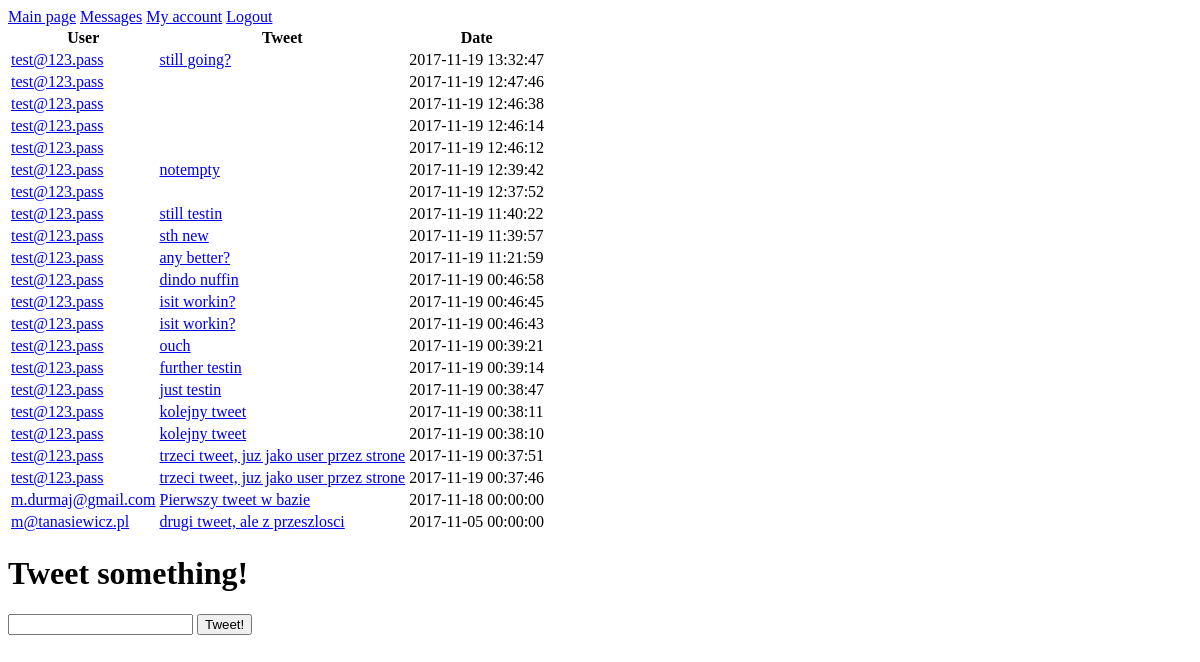
The page / (signed in) on the database as committed earlier.
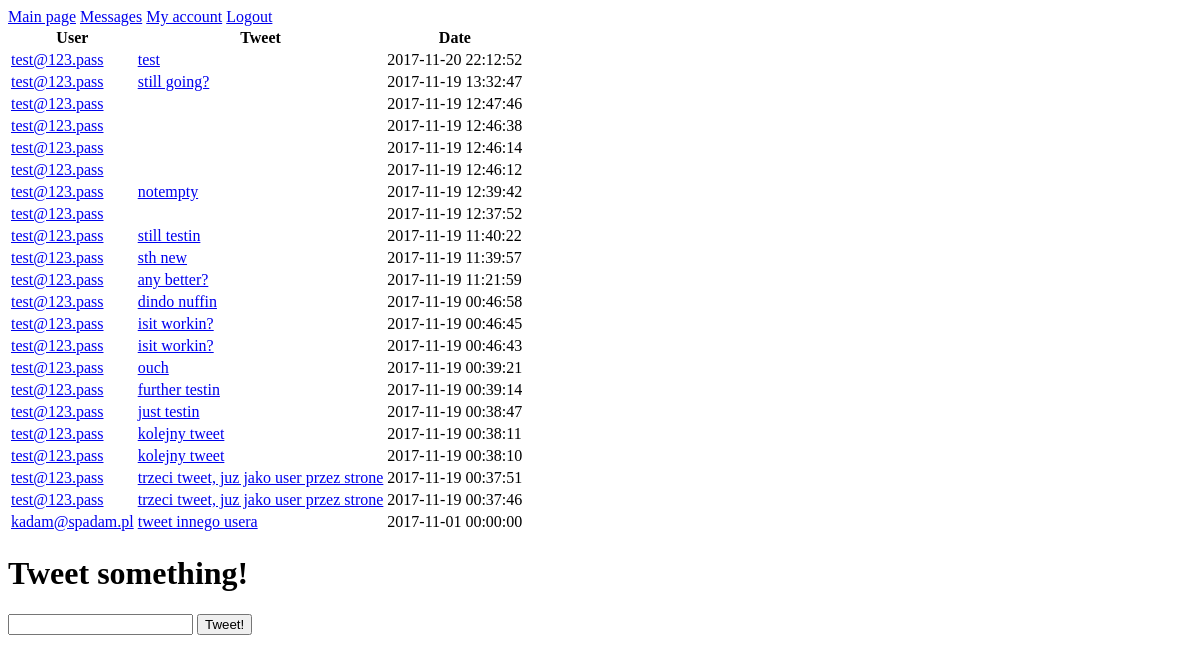
The same page on the database as committed later.
### tables this page shows
CREATE TABLE `tweets` (
  `id` int(11) NOT NULL,
  `userID` int(11) NOT NULL,
  `text` varchar(140) NOT NULL,
  `creationDate` datetime NOT NULL
);

CREATE TABLE `users` (
  `id` int(11) NOT NULL,
  `email` varchar(60) NOT NULL,
  `pass` char(255) NOT NULL
);

### src/DB.php (called while the page is built, shortened)
<?php
class DB
{
    static $conn;
    private static function getDsnFromConfig($config) {
        return "mysql:host=".$config["host"].";dbname=".$config["base"];
    }
    private static function readConfig() {
        $array = file(__DIR__."/../.config",FILE_IGNORE_NEW_LINES);
        $res = [];
        return $res;
    }
    public static function init(){
        if(!self::$conn) {
            $config = self::readConfig();
            $dsn = self::getDsnFromConfig($config);
            self::$conn = new \PDO($dsn,$config['user'],$config['pass']);
            self::$conn->setAttribute(PDO::ATTR_ERRMODE,PDO::ERRMODE_EXCEPTION);
        }
    }
}

### model/Tweet.php (called while the page is built, shortened)
<?php
class Tweet
{
    private $id;
    private $userID;
    private $text;
    private $creationDate;
    public function __construct()
    {
        $this->id = -1;
        $this->userID = null;
        $this->text = null;
        $this->creationDate = null;
    }
    static public function loadAllTweets(\PDO $conn)
    {
        $stmt = $conn->query('SELECT * FROM tweets ORDER BY creationDate DESC');
        $res = [];
        foreach ($stmt->fetchAll() as $row) {
            $tweet = new Tweet();
            $tweet->id = $row["id"];
            $tweet->setUserID($row["userID"]);
            $tweet->setText($row["text"]);
            $tweet->setCreationDate($row["creationDate"]);
            $res[] = $tweet;
        }
        return $res;
    }
    public function getId()
    {
        return $this->id;
    }
    public function getUserID()
    {
        return $this->userID;
    }
    public function setUserID($userID)
    {
        $this->userID = $userID;
    }
    public function getText()
    {
        return $this->text;
    }
    public function setText($text)
    {
        $this->text = $text;
    }
    public function getCreationDate()
    {
        return $this->creationDate;
    }
    public function setCreationDate($creationDate)
    {
        $this->creationDate = $creationDate;
    }
}

### model/user.php (called while the page is built, shortened)
<?php
class User
{
    private $email;
    public function getEmail()
    {
        return $this->email;
    }
     public function setEmail($email)
    {
        $this->email = $email;
        return $this;
    }
    public function setDirectPass($pass)
    {
        $this->pass = $pass; return $this;
    }
    static public function loadById(\PDO $conn, $id) {
        $stmt = $conn->prepare('SELECT * FROM users WHERE id=:id');
        $res = $stmt->execute(['id'=>$id]);
        if($res && $stmt->rowCount() > 0) {
            $row = $stmt->fetch();
            $user = new User();
            $user->id = $row["id"];
            $user->setEmail($row["email"])
                ->setDirectPass($row["pass"]);
            return $user;
        }
        return null;
    }
}

### src/Controller.php (the view, shortened to what this page needs)
<?php
require_once __DIR__."/DB.php";
require_once __DIR__."/../model/User.php";
require_once __DIR__."/../model/Tweet.php";
class Controller
{
    private function render($template,$data = []) {
        $html = file_get_contents(__DIR__."/../template/$template.html");
        return $html;
    }
    public function showNavbar()
    {
        return $this->render('navbar');
    }
    public function mainPage()
    {
        if(isset($_SESSION["user"])) {
            $html = $this->showAllTweets();
            $html .= $this->render('newTweet');
            return $html;
        } else {
            header('Location: /login');
            return;
        }
    }
    public function showAllTweets()
    {
        $html = "<table><tbody><tr><th>User</th><th>Tweet</th><th>Date</th></tr>";
        $tweets = Tweet::loadAllTweets(DB::$conn);
        foreach ($tweets as $tweet) {
            $html .= "<tr><td>";
            $html .= "<a href=user?user=".$tweet->getUserId().">".User::loadById(DB::$conn,$tweet->getUserId())->getEmail()."</a>";
            $html .= "</td>";
            $html .= "<td><a href=tweet?tweet=".$tweet->getId().">";
            $html .= $tweet->getText();
            $html .= "</a></td><td>";
            $html .= $tweet->getCreationDate();
            $html .= "</td></tr>";
        }
        $html .= "</tbody></table>";
        return $html;
    }
}

### public/index.php (shortened to what this page needs)
<?php
require_once __DIR__."/../src/Controller.php";
$uri = $_SERVER["REQUEST_URI"];
$controller = new Controller();
if($uri === "/") {
    echo $controller->showNavbar();
    echo $controller->mainPage();
}

Rows that differ between the two databases and show on the page:
removed tweets: userID.pass "m.durmaj@gmail.com", value "Pierwszy tweet w bazie 2017-11-18 00:00:00"
removed tweets: userID.pass "m@tanasiewicz.pl", value "drugi tweet, ale z przeszlosci 2017-11-05 00:00:00"
added tweets: userID.pass "test@123.pass", value "test 2017-11-20 22:12:52"
added tweets: userID.pass "kadam@spadam.pl", value "tweet innego usera 2017-11-01 00:00:00"
